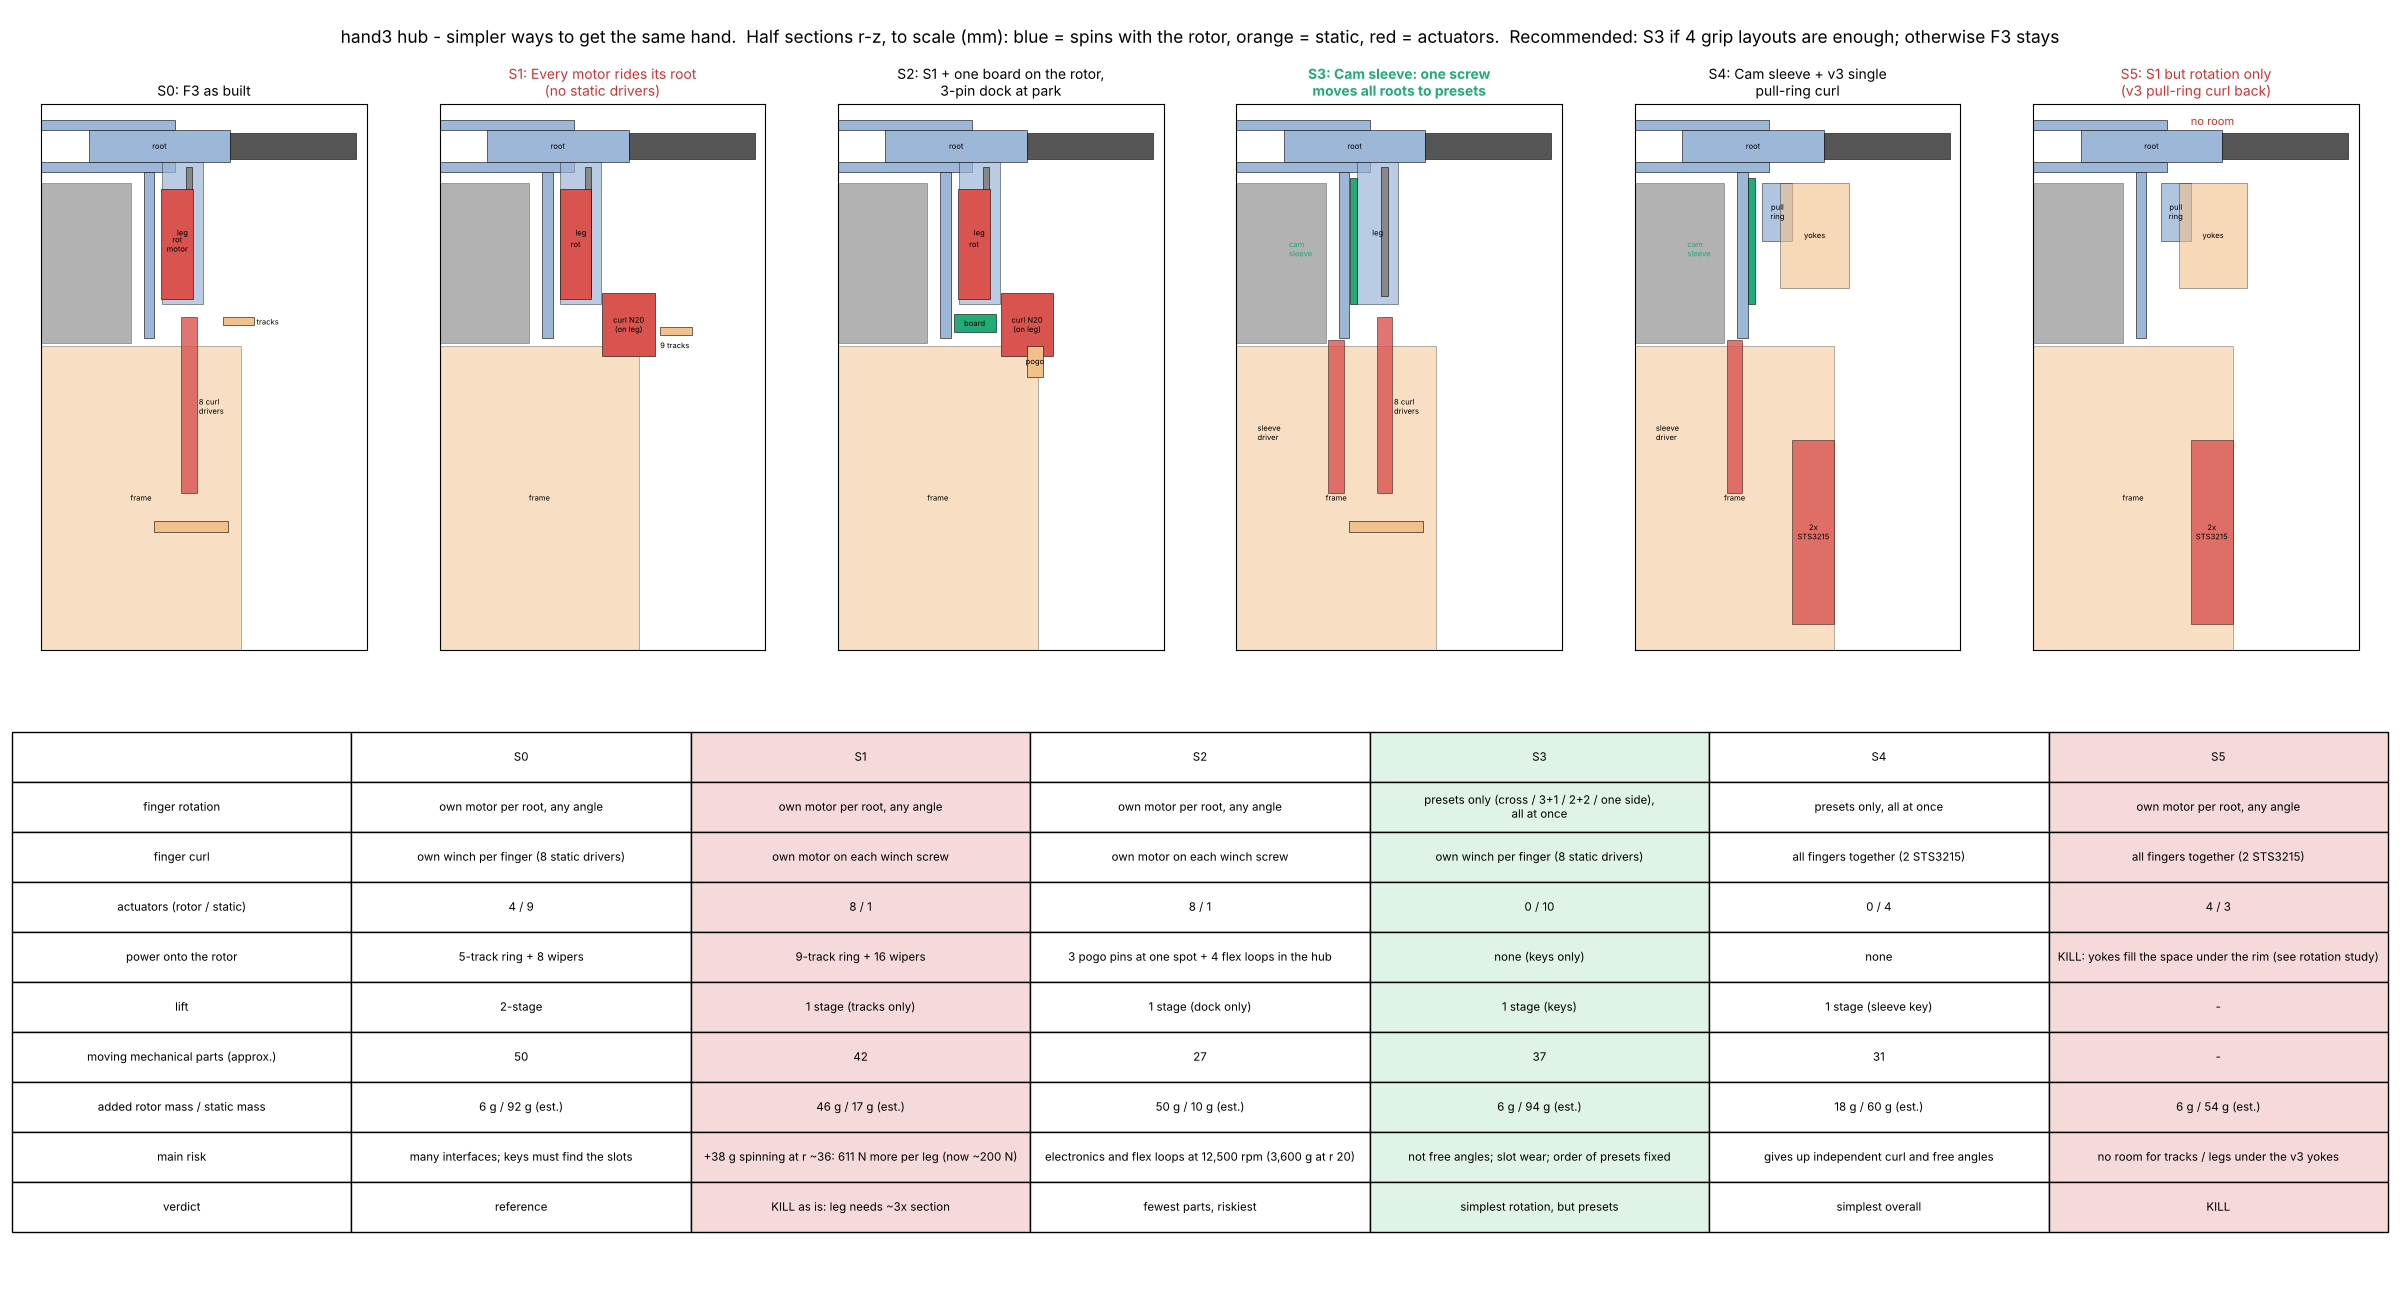

Source code (Python):
"""hand3 hub: simplification study (2026-11-20).  User on F3: "this seems very convoluted".

Why F3 got busy: the fingers are the rotor blades (12,500 rpm), so anything a finger needs must either ride the spinning hub or
reach it from the static side only when parked.  F3 does BOTH: curl from 8 static drivers that dock from below (keys, lift ring),
rotation from 4 motors on the roots (powered through a static track ring + wipers), and a two-stage lift to sequence them.
Options below cut that down.  Half sections (r-z) to scale, rotor-side parts blue, static parts orange, actuators red.
Numbers -> hand3_simplify_study.json.  est. = estimate."""
import os, sys, json
sys.path.insert(0, os.path.join(os.path.dirname(os.path.abspath(__file__)), "hand3e"))
import numpy as np
import matplotlib
matplotlib.use("Agg")
import matplotlib.pyplot as plt
from matplotlib.patches import Rectangle
import hand3_rotation_f3 as F, hand3_multidigit as MD

HERE = os.path.dirname(os.path.abspath(__file__))
W = 1309.0
def spin(m, r): return m * 1e-3 * r * 1e-3 * W ** 2

N20 = 9.5; MICRO = 1.3
OPTS = {
 "S0": dict(t="F3 as built", rot="own motor per root, any angle", curl="own winch per finger (8 static drivers)",
            act_rotor=4, act_static=8 + 1, rotor_g=4 * (MICRO + 0.25), static_g=8 * 9.5 + 9 + 4 * 1.09 + 2.7,
            contacts="5-track ring + 8 wipers", lift="2-stage", mech_parts=4 + 4 + 8 + 8 + 1 + 1 + 4 + 4 + 8 + 4 + 4,
            risk="many interfaces; keys must find the slots", verdict="reference"),
 "S1": dict(t="Every motor rides its root\n(no static drivers)", rot="own motor per root, any angle", curl="own motor on each winch screw",
            act_rotor=8, act_static=1, rotor_g=4 * (MICRO + 0.25 + N20 + 0.4), static_g=9 + 4 * 1.09 + 3.5,
            contacts="9-track ring + 16 wipers", lift="1 stage (tracks only)", mech_parts=4 + 4 + 4 + 4 + 4 + 1 + 1 + 4 + 16,
            risk=f"+{4 * N20:.0f} g spinning at r ~36: {spin(N20 + 0.4, 36):.0f} N more per leg (now ~200 N)", verdict="KILL as is: leg needs ~3x section"),
 "S2": dict(t="S1 + one board on the rotor,\n3-pin dock at park", rot="own motor per root, any angle", curl="own motor on each winch screw",
            act_rotor=8, act_static=1, rotor_g=4 * (MICRO + 0.25 + N20 + 0.4) + 4.0, static_g=9 + 1.0,
            contacts="3 pogo pins at one spot + 4 flex loops in the hub", lift="1 stage (dock only)", mech_parts=4 + 4 + 4 + 4 + 4 + 1 + 1 + 4 + 1,
            risk="electronics and flex loops at 12,500 rpm (3,600 g at r 20)", verdict="fewest parts, riskiest"),
 "S3": dict(t="Cam sleeve: one screw\nmoves all roots to presets", rot="presets only (cross / 3+1 / 2+2 / one side), all at once",
            curl="own winch per finger (8 static drivers)", act_rotor=0, act_static=9 + 1, rotor_g=6.0, static_g=9 * 9.5 + 9,
            contacts="none (keys only)", lift="1 stage (keys)", mech_parts=1 + 1 + 4 + 9 + 9 + 1 + 4 + 4 + 4,
            risk="not free angles; slot wear; order of presets fixed", verdict="simplest rotation, but presets"),
 "S4": dict(t="Cam sleeve + v3 single\npull-ring curl", rot="presets only, all at once", curl="all fingers together (2 STS3215)",
            act_rotor=0, act_static=1 + 2 + 1, rotor_g=6.0 + 12.0, static_g=9.5 + 2 * 21 + 9,
            contacts="none", lift="1 stage (sleeve key)", mech_parts=1 + 1 + 4 + 1 + 1 + 1 + 4 + 8 + 1 + 7 + 2,
            risk="gives up independent curl and free angles", verdict="simplest overall"),
 "S5": dict(t="S1 but rotation only\n(v3 pull-ring curl back)", rot="own motor per root, any angle", curl="all fingers together (2 STS3215)",
            act_rotor=4, act_static=2 + 1, rotor_g=4 * (MICRO + 0.25), static_g=2 * 21 + 9 + 3,
            contacts="KILL: yokes fill the space under the rim (see rotation study)", lift="-", mech_parts=0,
            risk="no room for tracks / legs under the v3 yokes", verdict="KILL"),
}


def draw(ax, k):
    def R(x0, z0, x1, z1, c, a=1.0, lab=None):
        ax.add_patch(Rectangle((x0, z0), x1 - x0, z1 - z0, fc=c, ec="k", lw=0.4, alpha=a))
        if lab: ax.text((x0 + x1) / 2, (z0 + z1) / 2, lab, ha="center", va="center", fontsize=5.5)
    BL, OR, RD = "#9db7d9", "#f2c08a", "#d9534f"
    R(0, 91, 25.5, 93, BL); R(0, 99, 25.5, 101, BL); R(9, 93, 36, 99, BL, lab="root"); R(36, 93.5, 60, 98.5, "#555")
    R(19.5, 59.5, 21.5, 91, BL); R(0, 58.5, 17, 89, "#666", 0.5); R(0, 0, 38, 58, OR, 0.5, "frame")
    if k in ("S0", "S1", "S2", "S3"):
        R(23, 66, 30.8, 93, BL, 0.7, "leg"); R(27.6, 67.5, 28.8, 92, "#888")
    if k in ("S0",):
        R(22.9, 66.8, 28.9, 87.8, RD, lab="rot\nmotor"); R(34.6, 62, 40.6, 63.5, OR, lab=""); ax.text(41, 62, "tracks", fontsize=5.5)
        R(26.7, 30, 29.7, 63.5, RD, 0.8); ax.text(30, 45, "8 curl\ndrivers", fontsize=5.5); R(21.5, 22.5, 35.5, 24.5, OR)
    if k in ("S1", "S2"):
        R(22.9, 66.8, 28.9, 87.8, RD, lab="rot"); R(31, 56, 41, 68, RD, lab="curl N20\n(on leg)")
        if k == "S1": R(42, 60, 48, 61.5, OR); ax.text(42, 57.5, "9 tracks", fontsize=5.5)
        else: R(22, 60.5, 30, 64, "#2a7", lab="board"); R(36, 52, 39, 58, OR, lab="pogo")
    if k in ("S3", "S4"):
        R(21.6, 66, 22.9, 90, "#2a7", lab=""); ax.text(10, 75, "cam\nsleeve", fontsize=5.5, color="#2a7")
        R(17.5, 30, 20.5, 59, RD, 0.8); ax.text(4, 40, "sleeve\ndriver", fontsize=5.5)
    if k == "S3":
        R(26.7, 30, 29.7, 63.5, RD, 0.8); ax.text(30, 45, "8 curl\ndrivers", fontsize=5.5); R(21.5, 22.5, 35.5, 24.5, OR)
    if k in ("S4", "S5"):
        R(24.3, 78, 30, 89, BL, 0.8, "pull\nring"); R(27.7, 69, 40.8, 89, OR, 0.6, "yokes"); R(30, 5, 38, 40, RD, 0.8, "2x\nSTS3215")
    if k == "S5":
        ax.text(30, 100, "no room", color="#c33", fontsize=8)
    ax.set_xlim(0, 62); ax.set_ylim(0, 104); ax.set_aspect("equal"); ax.set_xticks([]); ax.set_yticks([])


def figure():
    fig = plt.figure(figsize=(24, 13))
    ks = list(OPTS)
    for i, k in enumerate(ks):
        ax = fig.add_axes([0.005 + i * 0.166, 0.5, 0.16, 0.42]); draw(ax, k)
        col = "#2a7" if k == "S3" else ("#c33" if k in ("S1", "S5") else "k")
        ax.set_title(f"{k}: {OPTS[k]['t']}", fontsize=10, color=col, fontweight="bold" if k == "S3" else "normal")
    rows = [[""] + ks]
    for lbl, f in [("finger rotation", lambda o: o["rot"]), ("finger curl", lambda o: o["curl"]),
                   ("actuators (rotor / static)", lambda o: f"{o['act_rotor']} / {o['act_static']}"),
                   ("power onto the rotor", lambda o: o["contacts"]), ("lift", lambda o: o["lift"]),
                   ("moving mechanical parts (approx.)", lambda o: str(o["mech_parts"]) if o["mech_parts"] else "-"),
                   ("added rotor mass / static mass", lambda o: f"{o['rotor_g']:.0f} g / {o['static_g']:.0f} g (est.)"),
                   ("main risk", lambda o: o["risk"]), ("verdict", lambda o: o["verdict"])]:
        rows.append([lbl] + [f(OPTS[k]).replace(", ", ",\n", 1) if len(f(OPTS[k])) > 30 else f(OPTS[k]) for k in ks])
    ax = fig.add_axes([0.005, 0.01, 0.99, 0.47]); ax.axis("off")
    t = ax.table(cellText=rows, loc="center", cellLoc="center"); t.auto_set_font_size(False); t.set_fontsize(8.3); t.scale(1, 3.0)
    for r in range(len(rows)):
        t[r, 4].set_facecolor("#dff3e6"); t[r, 6].set_facecolor("#f6dada"); t[r, 2].set_facecolor("#f6dada")
    fig.suptitle("hand3 hub - simpler ways to get the same hand.  Half sections r-z, to scale (mm): blue = spins with the rotor, "
                 "orange = static, red = actuators.  Recommended: S3 if 4 grip layouts are enough; otherwise F3 stays", fontsize=12.5)
    fig.savefig(os.path.join(HERE, "hand3_simplify_study.png"), dpi=100)


if __name__ == "__main__":
    json.dump(OPTS, open(os.path.join(HERE, "hand3_simplify_study.json"), "w"), indent=1)
    figure(); print("ok")
